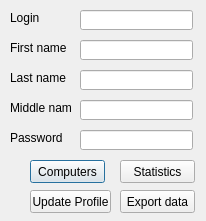
<?xml version="1.0" encoding="UTF-8"?>
<ui version="4.0">
 <class>UserEditDialog</class>
 <widget class="QDialog" name="UserEditDialog">
  <property name="geometry">
   <rect>
    <x>0</x>
    <y>0</y>
    <width>206</width>
    <height>221</height>
   </rect>
  </property>
  <property name="sizePolicy">
   <sizepolicy hsizetype="Preferred" vsizetype="Preferred">
    <horstretch>0</horstretch>
    <verstretch>0</verstretch>
   </sizepolicy>
  </property>
  <property name="minimumSize">
   <size>
    <width>206</width>
    <height>221</height>
   </size>
  </property>
  <property name="maximumSize">
   <size>
    <width>206</width>
    <height>221</height>
   </size>
  </property>
  <property name="windowTitle">
   <string>Dialog</string>
  </property>
  <widget class="QLabel" name="loginL">
   <property name="geometry">
    <rect>
     <x>10</x>
     <y>10</y>
     <width>61</width>
     <height>16</height>
    </rect>
   </property>
   <property name="text">
    <string>Login</string>
   </property>
  </widget>
  <widget class="QLineEdit" name="loginLE">
   <property name="geometry">
    <rect>
     <x>80</x>
     <y>10</y>
     <width>113</width>
     <height>20</height>
    </rect>
   </property>
  </widget>
  <widget class="QLineEdit" name="firstNameLE">
   <property name="geometry">
    <rect>
     <x>80</x>
     <y>40</y>
     <width>113</width>
     <height>20</height>
    </rect>
   </property>
  </widget>
  <widget class="QLabel" name="firstNameL">
   <property name="geometry">
    <rect>
     <x>10</x>
     <y>40</y>
     <width>61</width>
     <height>16</height>
    </rect>
   </property>
   <property name="text">
    <string>First name</string>
   </property>
  </widget>
  <widget class="QLineEdit" name="lastNameLE">
   <property name="geometry">
    <rect>
     <x>80</x>
     <y>70</y>
     <width>113</width>
     <height>20</height>
    </rect>
   </property>
  </widget>
  <widget class="QLabel" name="lastNameL">
   <property name="geometry">
    <rect>
     <x>10</x>
     <y>70</y>
     <width>61</width>
     <height>16</height>
    </rect>
   </property>
   <property name="text">
    <string>Last name</string>
   </property>
  </widget>
  <widget class="QLabel" name="middleNameL">
   <property name="geometry">
    <rect>
     <x>10</x>
     <y>100</y>
     <width>61</width>
     <height>16</height>
    </rect>
   </property>
   <property name="text">
    <string>Middle name</string>
   </property>
  </widget>
  <widget class="QLineEdit" name="middleNameLE">
   <property name="geometry">
    <rect>
     <x>80</x>
     <y>100</y>
     <width>113</width>
     <height>20</height>
    </rect>
   </property>
  </widget>
  <widget class="QLineEdit" name="passwordLE">
   <property name="geometry">
    <rect>
     <x>80</x>
     <y>130</y>
     <width>113</width>
     <height>20</height>
    </rect>
   </property>
  </widget>
  <widget class="QLabel" name="passwordL">
   <property name="geometry">
    <rect>
     <x>10</x>
     <y>130</y>
     <width>61</width>
     <height>16</height>
    </rect>
   </property>
   <property name="text">
    <string>Password</string>
   </property>
  </widget>
  <widget class="QPushButton" name="computersPB">
   <property name="geometry">
    <rect>
     <x>30</x>
     <y>160</y>
     <width>75</width>
     <height>23</height>
    </rect>
   </property>
   <property name="text">
    <string>Computers</string>
   </property>
  </widget>
  <widget class="QPushButton" name="statisticsPB">
   <property name="geometry">
    <rect>
     <x>120</x>
     <y>160</y>
     <width>75</width>
     <height>23</height>
    </rect>
   </property>
   <property name="text">
    <string>Statistics</string>
   </property>
  </widget>
  <widget class="QPushButton" name="exportDataPB">
   <property name="geometry">
    <rect>
     <x>120</x>
     <y>190</y>
     <width>75</width>
     <height>23</height>
    </rect>
   </property>
   <property name="text">
    <string>Export data</string>
   </property>
  </widget>
  <widget class="QPushButton" name="updateProfilePB">
   <property name="geometry">
    <rect>
     <x>30</x>
     <y>190</y>
     <width>81</width>
     <height>23</height>
    </rect>
   </property>
   <property name="text">
    <string>Update Profile</string>
   </property>
  </widget>
 </widget>
 <resources/>
 <connections/>
</ui>
